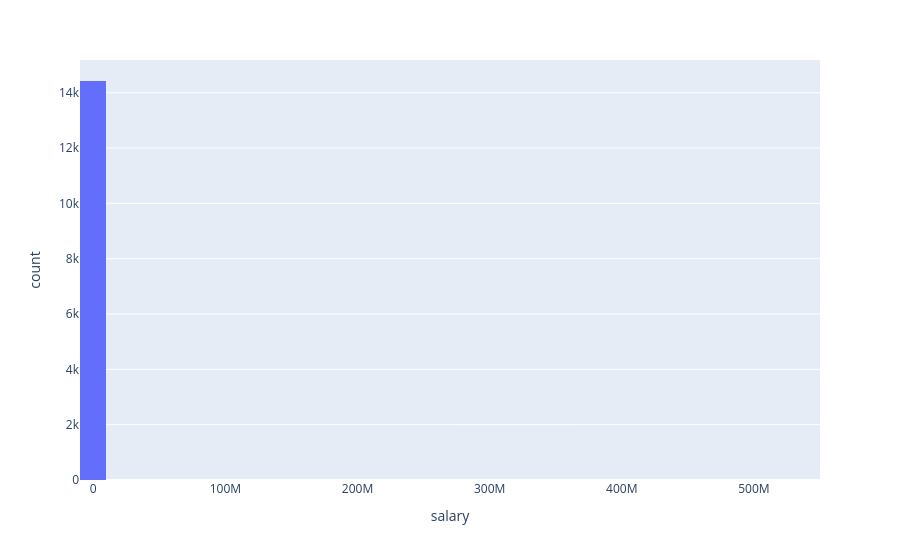

Here is the notebook cell this chart was saved with:
### Code cell
fig = px.histogram(
    jobs,
    x="salary",
    nbins=40
)

fig.show()

### Figure 1 — Plotly figure (JSON) as saved in the notebook; plotly's stock layout.template omitted (floating-point values rounded to 4 significant figures; data arrays with more than 128 entries replaced by an {"elided": "..."} marker saying what was removed)
{"data": [{"bingroup": "x", "hovertemplate": "salary=%{x}<br>count=%{y}<extra></extra>", "legendgroup": "", "marker": {"color": "#636efa", "pattern": {"shape": ""}}, "name": "", "nbinsx": 40, "orientation": "v", "showlegend": false, "type": "histogram", "x": {"elided": "48563 float values"}, "xaxis": "x", "yaxis": "y"}], "layout": {"barmode": "relative", "legend": {"tracegroupgap": 0}, "margin": {"t": 60}, "xaxis": {"anchor": "y", "domain": [0, 1], "title": {"text": "salary"}}, "yaxis": {"anchor": "x", "domain": [0, 1], "title": {"text": "count"}}}}
